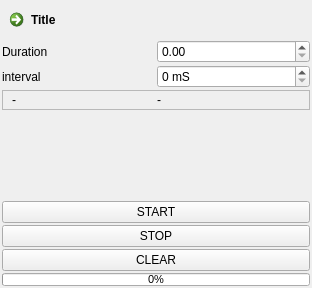
<?xml version="1.0" encoding="UTF-8"?>
<ui version="4.0">
 <class>Dialog</class>
 <widget class="QDialog" name="Dialog">
  <property name="geometry">
   <rect>
    <x>0</x>
    <y>0</y>
    <width>312</width>
    <height>288</height>
   </rect>
  </property>
  <property name="windowTitle">
   <string>Record against Time</string>
  </property>
  <layout class="QGridLayout" name="gridLayout">
   <property name="leftMargin">
    <number>2</number>
   </property>
   <property name="topMargin">
    <number>2</number>
   </property>
   <property name="rightMargin">
    <number>2</number>
   </property>
   <property name="bottomMargin">
    <number>2</number>
   </property>
   <property name="spacing">
    <number>2</number>
   </property>
   <item row="0" column="0" colspan="2">
    <widget class="QCommandLinkButton" name="titleButton">
     <property name="text">
      <string>Title</string>
     </property>
    </widget>
   </item>
   <item row="1" column="0">
    <widget class="QLabel" name="label_2">
     <property name="text">
      <string>Duration</string>
     </property>
    </widget>
   </item>
   <item row="1" column="1">
    <widget class="QDoubleSpinBox" name="durationBox"/>
   </item>
   <item row="2" column="0">
    <widget class="QLabel" name="label">
     <property name="text">
      <string>interval</string>
     </property>
    </widget>
   </item>
   <item row="2" column="1">
    <widget class="QSpinBox" name="intervalBox">
     <property name="suffix">
      <string> mS</string>
     </property>
    </widget>
   </item>
   <item row="3" column="0" colspan="2">
    <widget class="QFrame" name="frame">
     <property name="minimumSize">
      <size>
       <width>100</width>
       <height>20</height>
      </size>
     </property>
     <property name="frameShape">
      <enum>QFrame::StyledPanel</enum>
     </property>
     <property name="frameShadow">
      <enum>QFrame::Raised</enum>
     </property>
     <property name="class" stdset="0">
      <string>myframe</string>
     </property>
     <layout class="QHBoxLayout" name="horizontalLayout">
      <property name="spacing">
       <number>2</number>
      </property>
      <property name="topMargin">
       <number>0</number>
      </property>
      <property name="bottomMargin">
       <number>0</number>
      </property>
      <item>
       <widget class="QLabel" name="xLabel">
        <property name="text">
         <string>-</string>
        </property>
       </widget>
      </item>
      <item>
       <widget class="QLabel" name="yLabel">
        <property name="text">
         <string>-</string>
        </property>
       </widget>
      </item>
     </layout>
    </widget>
   </item>
   <item row="4" column="0">
    <spacer name="verticalSpacer">
     <property name="orientation">
      <enum>Qt::Vertical</enum>
     </property>
     <property name="sizeHint" stdset="0">
      <size>
       <width>17</width>
       <height>69</height>
      </size>
     </property>
    </spacer>
   </item>
   <item row="5" column="0" colspan="2">
    <widget class="QPushButton" name="startButton">
     <property name="text">
      <string>START</string>
     </property>
     <property name="icon">
      <iconset resource="resplus.qrc">
       <normaloff>:/control/play.svg</normaloff>:/control/play.svg</iconset>
     </property>
    </widget>
   </item>
   <item row="6" column="0" colspan="2">
    <widget class="QPushButton" name="stopButton">
     <property name="text">
      <string>STOP</string>
     </property>
     <property name="icon">
      <iconset resource="resplus.qrc">
       <normaloff>:/control/stop.svg</normaloff>:/control/stop.svg</iconset>
     </property>
    </widget>
   </item>
   <item row="7" column="0" colspan="2">
    <widget class="QPushButton" name="clearButton">
     <property name="text">
      <string>CLEAR</string>
     </property>
     <property name="icon">
      <iconset resource="resplus.qrc">
       <normaloff>:/control/reset.svg</normaloff>:/control/reset.svg</iconset>
     </property>
    </widget>
   </item>
   <item row="8" column="0" colspan="2">
    <widget class="QProgressBar" name="progressBar">
     <property name="maximumSize">
      <size>
       <width>16777215</width>
       <height>13</height>
      </size>
     </property>
     <property name="font">
      <font>
       <pointsize>8</pointsize>
      </font>
     </property>
     <property name="value">
      <number>0</number>
     </property>
    </widget>
   </item>
  </layout>
 </widget>
 <resources>
  <include location="resplus.qrc"/>
 </resources>
 <connections/>
</ui>
